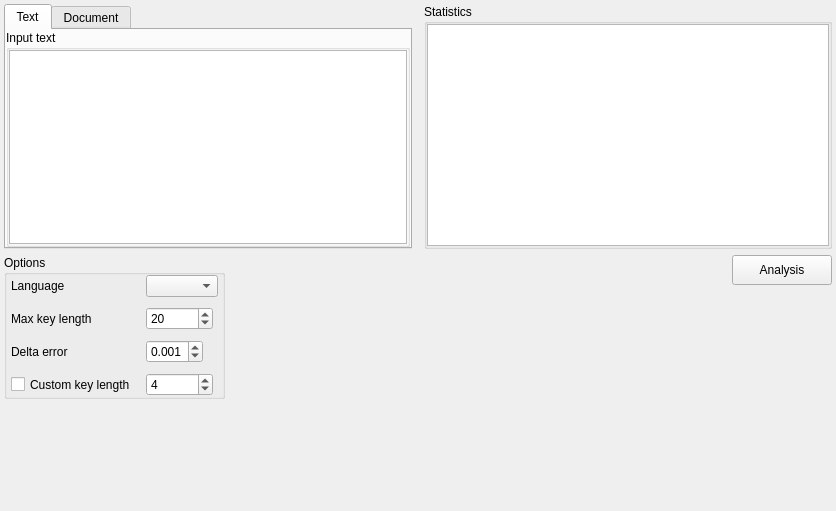
<?xml version="1.0" encoding="UTF-8"?>
<ui version="4.0">
 <class>Autocorrelation</class>
 <widget class="QWidget" name="Autocorrelation">
  <property name="geometry">
   <rect>
    <x>0</x>
    <y>0</y>
    <width>836</width>
    <height>511</height>
   </rect>
  </property>
  <property name="windowTitle">
   <string>Form</string>
  </property>
  <layout class="QVBoxLayout" name="verticalLayout_7">
   <property name="spacing">
    <number>-1</number>
   </property>
   <property name="leftMargin">
    <number>4</number>
   </property>
   <property name="topMargin">
    <number>4</number>
   </property>
   <property name="rightMargin">
    <number>4</number>
   </property>
   <property name="bottomMargin">
    <number>4</number>
   </property>
   <item>
    <layout class="QHBoxLayout" name="horizontal_layout_1">
     <property name="spacing">
      <number>12</number>
     </property>
     <item>
      <widget class="QTabWidget" name="tab_widget">
       <property name="maximumSize">
        <size>
         <width>16777215</width>
         <height>400</height>
        </size>
       </property>
       <property name="currentIndex">
        <number>0</number>
       </property>
       <widget class="QWidget" name="tab_text">
        <attribute name="title">
         <string>Text</string>
        </attribute>
        <layout class="QVBoxLayout" name="verticalLayout">
         <property name="spacing">
          <number>10</number>
         </property>
         <property name="leftMargin">
          <number>0</number>
         </property>
         <property name="topMargin">
          <number>0</number>
         </property>
         <property name="rightMargin">
          <number>0</number>
         </property>
         <property name="bottomMargin">
          <number>0</number>
         </property>
         <item>
          <widget class="QGroupBox" name="group_box_input">
           <property name="title">
            <string>Input text</string>
           </property>
           <layout class="QVBoxLayout" name="verticalLayout_2">
            <property name="spacing">
             <number>10</number>
            </property>
            <property name="leftMargin">
             <number>0</number>
            </property>
            <property name="topMargin">
             <number>0</number>
            </property>
            <property name="rightMargin">
             <number>0</number>
            </property>
            <property name="bottomMargin">
             <number>0</number>
            </property>
            <item>
             <widget class="QTextEdit" name="text_edit_input"/>
            </item>
           </layout>
          </widget>
         </item>
        </layout>
       </widget>
       <widget class="QWidget" name="tab_document">
        <attribute name="title">
         <string>Document</string>
        </attribute>
       </widget>
      </widget>
     </item>
     <item>
      <widget class="QGroupBox" name="group_box_stats">
       <property name="maximumSize">
        <size>
         <width>16777215</width>
         <height>400</height>
        </size>
       </property>
       <property name="title">
        <string>Statistics</string>
       </property>
       <layout class="QVBoxLayout" name="verticalLayout_3">
        <property name="spacing">
         <number>10</number>
        </property>
        <property name="leftMargin">
         <number>0</number>
        </property>
        <property name="topMargin">
         <number>0</number>
        </property>
        <property name="rightMargin">
         <number>0</number>
        </property>
        <property name="bottomMargin">
         <number>0</number>
        </property>
        <item>
         <widget class="QTextEdit" name="text_edit_stats"/>
        </item>
       </layout>
      </widget>
     </item>
    </layout>
   </item>
   <item>
    <widget class="QFrame" name="frame_1">
     <property name="maximumSize">
      <size>
       <width>16777215</width>
       <height>146</height>
      </size>
     </property>
     <property name="frameShape">
      <enum>QFrame::NoFrame</enum>
     </property>
     <property name="frameShadow">
      <enum>QFrame::Raised</enum>
     </property>
     <layout class="QHBoxLayout" name="horizontalLayout">
      <property name="spacing">
       <number>10</number>
      </property>
      <property name="leftMargin">
       <number>0</number>
      </property>
      <property name="topMargin">
       <number>0</number>
      </property>
      <property name="rightMargin">
       <number>0</number>
      </property>
      <property name="bottomMargin">
       <number>0</number>
      </property>
      <item>
       <widget class="QFrame" name="frame_options">
        <property name="frameShape">
         <enum>QFrame::NoFrame</enum>
        </property>
        <property name="frameShadow">
         <enum>QFrame::Raised</enum>
        </property>
        <layout class="QVBoxLayout" name="verticalLayout_4">
         <property name="spacing">
          <number>10</number>
         </property>
         <property name="leftMargin">
          <number>0</number>
         </property>
         <property name="topMargin">
          <number>0</number>
         </property>
         <property name="rightMargin">
          <number>0</number>
         </property>
         <property name="bottomMargin">
          <number>0</number>
         </property>
         <item>
          <widget class="QGroupBox" name="group_box_options">
           <property name="title">
            <string>Options</string>
           </property>
           <layout class="QVBoxLayout" name="verticalLayout_5">
            <property name="spacing">
             <number>10</number>
            </property>
            <property name="leftMargin">
             <number>0</number>
            </property>
            <property name="topMargin">
             <number>0</number>
            </property>
            <property name="rightMargin">
             <number>0</number>
            </property>
            <property name="bottomMargin">
             <number>0</number>
            </property>
            <item>
             <layout class="QFormLayout" name="form_layout_options">
              <property name="fieldGrowthPolicy">
               <enum>QFormLayout::ExpandingFieldsGrow</enum>
              </property>
              <property name="horizontalSpacing">
               <number>10</number>
              </property>
              <property name="verticalSpacing">
               <number>10</number>
              </property>
              <property name="leftMargin">
               <number>4</number>
              </property>
              <property name="rightMargin">
               <number>4</number>
              </property>
              <item row="0" column="0">
               <widget class="QLabel" name="label_lang">
                <property name="text">
                 <string>Language</string>
                </property>
               </widget>
              </item>
              <item row="0" column="1">
               <widget class="QComboBox" name="combo_box_lang"/>
              </item>
              <item row="1" column="0">
               <widget class="QLabel" name="label_max_key_length">
                <property name="text">
                 <string>Max key length</string>
                </property>
               </widget>
              </item>
              <item row="1" column="1">
               <widget class="QSpinBox" name="spin_box_max_key_length">
                <property name="minimum">
                 <number>1</number>
                </property>
                <property name="maximum">
                 <number>100000</number>
                </property>
                <property name="value">
                 <number>20</number>
                </property>
               </widget>
              </item>
              <item row="2" column="0">
               <widget class="QLabel" name="label_delta">
                <property name="text">
                 <string>Delta error</string>
                </property>
               </widget>
              </item>
              <item row="2" column="1">
               <widget class="QDoubleSpinBox" name="double_spin_box_delta">
                <property name="decimals">
                 <number>3</number>
                </property>
                <property name="maximum">
                 <double>0.100000000000000</double>
                </property>
                <property name="singleStep">
                 <double>0.001000000000000</double>
                </property>
                <property name="value">
                 <double>0.001000000000000</double>
                </property>
               </widget>
              </item>
              <item row="3" column="0">
               <widget class="QCheckBox" name="check_box_custom_key_length">
                <property name="sizePolicy">
                 <sizepolicy hsizetype="Minimum" vsizetype="Expanding">
                  <horstretch>0</horstretch>
                  <verstretch>0</verstretch>
                 </sizepolicy>
                </property>
                <property name="text">
                 <string>Custom key length</string>
                </property>
               </widget>
              </item>
              <item row="3" column="1">
               <widget class="QSpinBox" name="spin_box_custom_key_length">
                <property name="maximum">
                 <number>100000</number>
                </property>
                <property name="value">
                 <number>4</number>
                </property>
               </widget>
              </item>
             </layout>
            </item>
           </layout>
          </widget>
         </item>
        </layout>
       </widget>
      </item>
      <item>
       <spacer name="horizontal_spacer_1">
        <property name="orientation">
         <enum>Qt::Horizontal</enum>
        </property>
        <property name="sizeHint" stdset="0">
         <size>
          <width>397</width>
          <height>20</height>
         </size>
        </property>
       </spacer>
      </item>
      <item>
       <layout class="QVBoxLayout" name="vertical_layout_2">
        <property name="spacing">
         <number>10</number>
        </property>
        <item>
         <layout class="QHBoxLayout" name="horizontal_layout_3">
          <property name="spacing">
           <number>10</number>
          </property>
          <item>
           <widget class="QPushButton" name="button_analysis">
            <property name="sizePolicy">
             <sizepolicy hsizetype="Fixed" vsizetype="Fixed">
              <horstretch>0</horstretch>
              <verstretch>0</verstretch>
             </sizepolicy>
            </property>
            <property name="minimumSize">
             <size>
              <width>100</width>
              <height>30</height>
             </size>
            </property>
            <property name="text">
             <string>Analysis</string>
            </property>
           </widget>
          </item>
         </layout>
        </item>
        <item>
         <spacer name="vertical_spacer_2">
          <property name="orientation">
           <enum>Qt::Vertical</enum>
          </property>
          <property name="sizeHint" stdset="0">
           <size>
            <width>20</width>
            <height>40</height>
           </size>
          </property>
         </spacer>
        </item>
       </layout>
      </item>
     </layout>
    </widget>
   </item>
   <item>
    <spacer name="vertical_spacer_3">
     <property name="orientation">
      <enum>Qt::Vertical</enum>
     </property>
     <property name="sizeHint" stdset="0">
      <size>
       <width>20</width>
       <height>34</height>
      </size>
     </property>
    </spacer>
   </item>
  </layout>
 </widget>
 <resources/>
 <connections/>
</ui>
